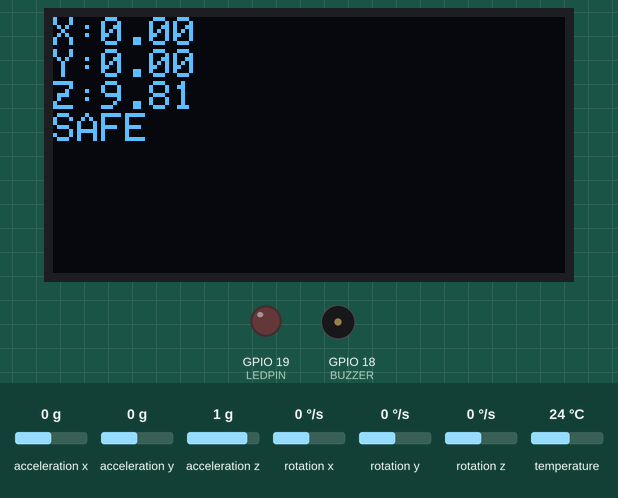
This sketch was run on a simulated ESP32. Parts: 128×64 one-colour display, output pins drawn as LEDs (lit = HIGH), buzzer (waves = sounding, pin HIGH). Inputs (shaded band) come from the test bench; at power-on: acceleration x 0 g, acceleration y 0 g, acceleration z 1 g, rotation x 0 °/s, rotation y 0 °/s, rotation z 0 °/s, temperature 24 °C. What the sketch prints to the serial monitor is not drawn.

Above: at 3.2 s.
3.3 s: acceleration x set to -1.4 g
At 4.3 s:
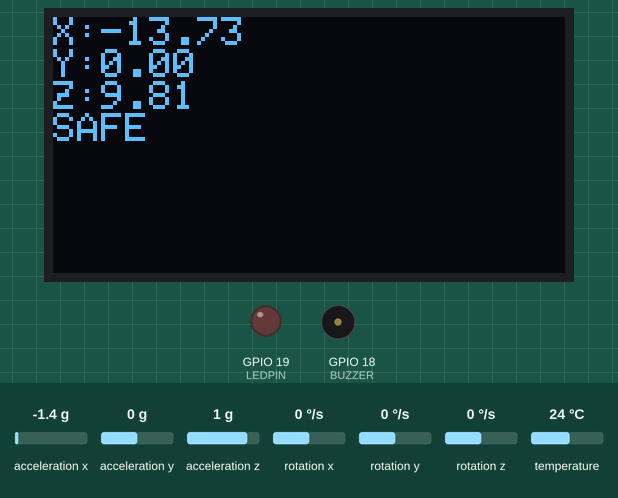
5.1 s: acceleration y set to -0.9 g
At 6.1 s:
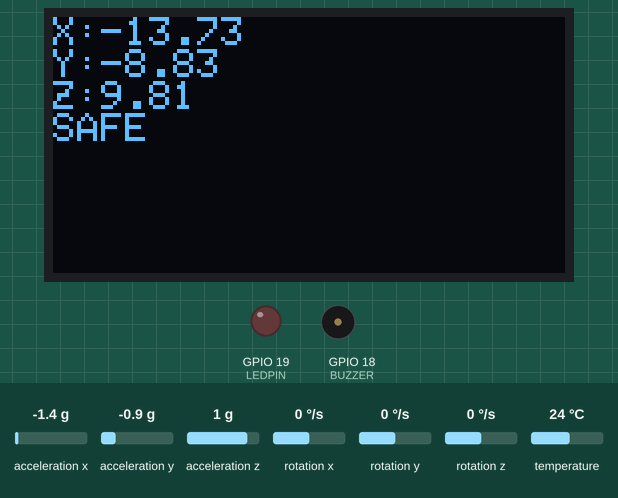
6.7 s: acceleration y set to -1.2 g
At 7.9 s:
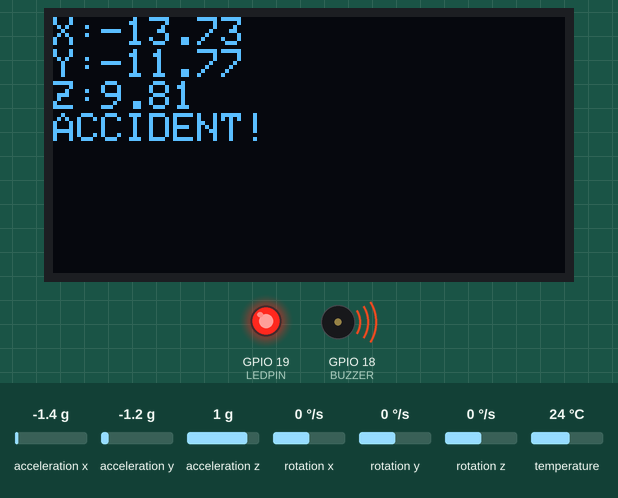
8.3 s: acceleration z set to -1.4 g
At 9.6 s:
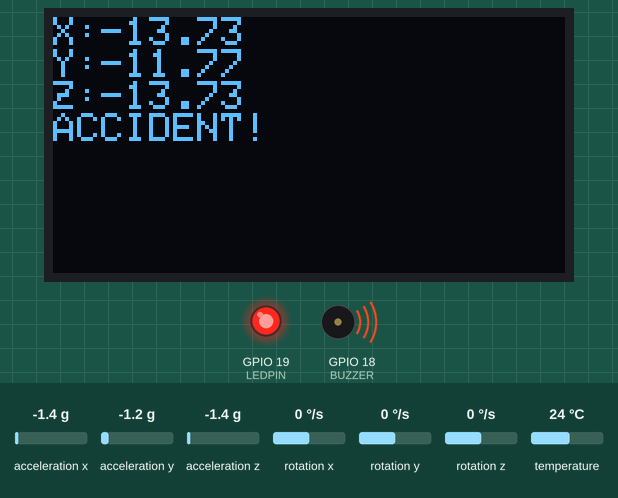
9.9 s: acceleration x set to -1 g
At 10.3 s:
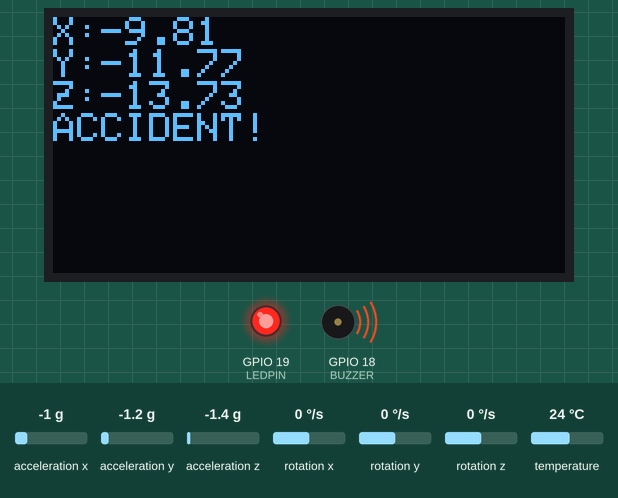
11.5 s: acceleration x set to -0.7 g
At 12.2 s:
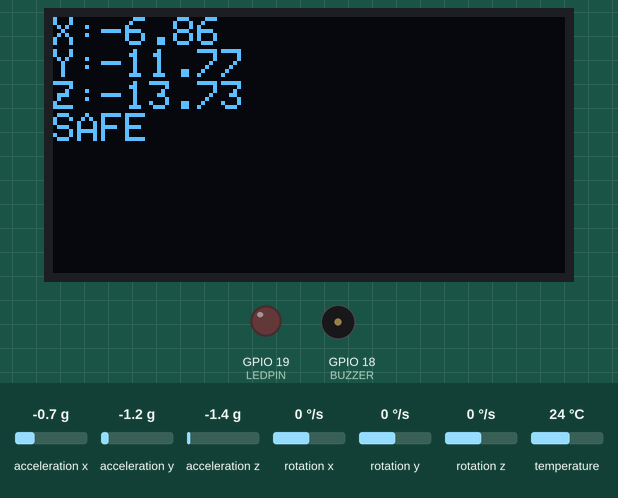
Timing chart, 0 to 14.0 s (numbered marks = the images above; inputs shaded):
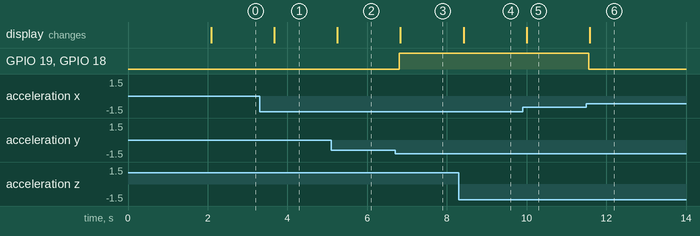

Measured:
- the behaviour switches between -1 and -1.1 g on acceleration y (found by bisection; images 2 and 3)
- the behaviour switches between -0.9 and -0.8 g on acceleration x (found by bisection; images 5 and 6)
- after the input at 3.3 s, the display: changes after 0.37 s (image 1)
- after the input at 5.1 s, the display: changes after 0.15 s (image 2)
- after the input at 6.7 s, GPIO 19 (LEDPIN), GPIO 18 (BUZZER): LOW → HIGH after 0.11 s; the display: changes after 0.13 s (image 3)
- after the input at 8.3 s, the display: changes after 0.12 s (image 4)
- after the input at 9.9 s, the display: changes after 0.10 s (image 5)
- after the input at 11.5 s, GPIO 19 (LEDPIN), GPIO 18 (BUZZER): HIGH → LOW after 0.06 s; the display: changes after 0.09 s (image 6)

The sketch:

sketch.ino
```cpp
#include <Wire.h>
#include <Adafruit_GFX.h>
#include <Adafruit_SSD1306.h>
#include <Adafruit_MPU6050.h>
#include <Adafruit_Sensor.h>

#define SCREEN_WIDTH 128
#define SCREEN_HEIGHT 64

#define BUZZER 18
#define LEDPIN 19

Adafruit_SSD1306 display(SCREEN_WIDTH, SCREEN_HEIGHT, &Wire, -1);
Adafruit_MPU6050 mpu;

void setup() {
  Serial.begin(115200);

  pinMode(BUZZER, OUTPUT);
  pinMode(LEDPIN, OUTPUT);

  Wire.begin(21,22);

  if(!display.begin(SSD1306_SWITCHCAPVCC, 0x3C)){
    while(1);
  }

  if(!mpu.begin()){
    display.clearDisplay();
    display.setCursor(0,0);
    display.println("MPU FAIL");
    display.display();
    while(1);
  }

  display.clearDisplay();
  display.setTextSize(1);
  display.setTextColor(SSD1306_WHITE);
  display.setCursor(0,0);
  display.println("System Ready");
  display.display();

  delay(2000);
}

void loop() {

  sensors_event_t a,g,temp;
  mpu.getEvent(&a,&g,&temp);

  float ax=a.acceleration.x;
  float ay=a.acceleration.y;
  float az=a.acceleration.z;

  float totalAcc=sqrt(ax*ax+ay*ay+az*az);

  Serial.print("ACC=");
  Serial.println(totalAcc);

  display.clearDisplay();
  display.setCursor(0,0);

  display.print("X:");
  display.println(ax);

  display.print("Y:");
  display.println(ay);

  display.print("Z:");
  display.println(az);

  if(totalAcc > 20){

    digitalWrite(BUZZER,HIGH);
    digitalWrite(LEDPIN,HIGH);

    display.println("ACCIDENT!");
  }
  else{

    digitalWrite(BUZZER,LOW);
    digitalWrite(LEDPIN,LOW);

    display.println("SAFE");
  }

  display.display();

  delay(500);
}
```
